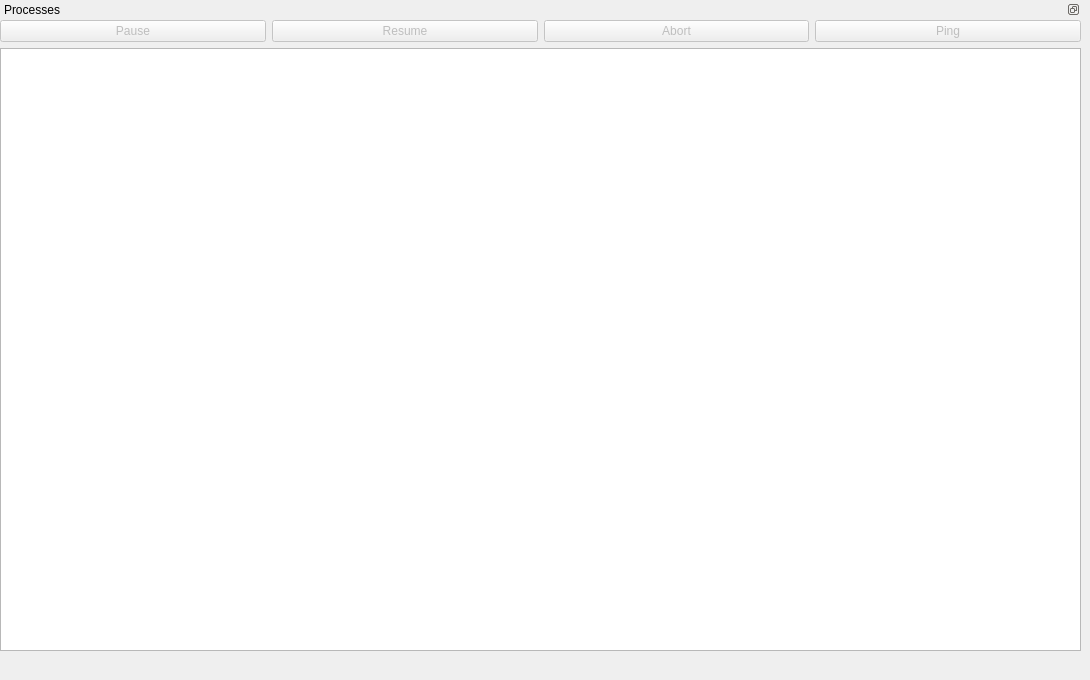
    <widget class="QWidget" name="processesTab">
     <attribute name="title">
      <string>Processes</string>
     </attribute>
     <widget class="QDockWidget" name="processesDock">
      <property name="geometry">
       <rect>
        <x>0</x>
        <y>0</y>
        <width>1081</width>
        <height>671</height>
       </rect>
      </property>
      <property name="sizePolicy">
       <sizepolicy hsizetype="Expanding" vsizetype="Expanding">
        <horstretch>0</horstretch>
        <verstretch>0</verstretch>
       </sizepolicy>
      </property>
      <property name="features">
       <set>QDockWidget::DockWidgetFloatable|QDockWidget::DockWidgetMovable</set>
      </property>
      <property name="windowTitle">
       <string>Processes</string>
      </property>
      <widget class="QWidget" name="processesDockContents">
       <widget class="QWidget" name="layoutWidget_2">
        <property name="geometry">
         <rect>
          <x>0</x>
          <y>1</y>
          <width>1081</width>
          <height>631</height>
         </rect>
        </property>
        <layout class="QVBoxLayout" name="vertLayout_22">
         <item>
          <layout class="QHBoxLayout" name="horizontalLayout_5">
           <item>
            <widget class="QPushButton" name="processPauseButton">
             <property name="enabled">
              <bool>false</bool>
             </property>
             <property name="sizePolicy">
              <sizepolicy hsizetype="Preferred" vsizetype="Fixed">
               <horstretch>0</horstretch>
               <verstretch>0</verstretch>
              </sizepolicy>
             </property>
             <property name="text">
              <string>Pause</string>
             </property>
             <property name="shortcut">
              <string>R</string>
             </property>
            </widget>
           </item>
           <item>
            <widget class="QPushButton" name="processResumeButton">
             <property name="enabled">
              <bool>false</bool>
             </property>
             <property name="text">
              <string>Resume</string>
             </property>
            </widget>
           </item>
           <item>
            <widget class="QPushButton" name="processAbortButton">
             <property name="enabled">
              <bool>false</bool>
             </property>
             <property name="text">
              <string>Abort</string>
             </property>
            </widget>
           </item>
           <item>
            <widget class="QPushButton" name="pingButton">
             <property name="enabled">
              <bool>false</bool>
             </property>
             <property name="sizePolicy">
              <sizepolicy hsizetype="Minimum" vsizetype="Fixed">
               <horstretch>0</horstretch>
               <verstretch>0</verstretch>
              </sizepolicy>
             </property>
             <property name="text">
              <string>Ping</string>
             </property>
            </widget>
           </item>
          </layout>
         </item>
         <item>
          <widget class="QTreeView" name="processesTreeView">
           <property name="editTriggers">
            <set>QAbstractItemView::NoEditTriggers</set>
           </property>
           <property name="dragDropOverwriteMode">
            <bool>false</bool>
           </property>
           <property name="selectionMode">
            <enum>QAbstractItemView::MultiSelection</enum>
           </property>
           <property name="selectionBehavior">
            <enum>QAbstractItemView::SelectRows</enum>
           </property>
          </widget>
         </item>
        </layout>
       </widget>
      </widget>
     </widget>
    </widget>
